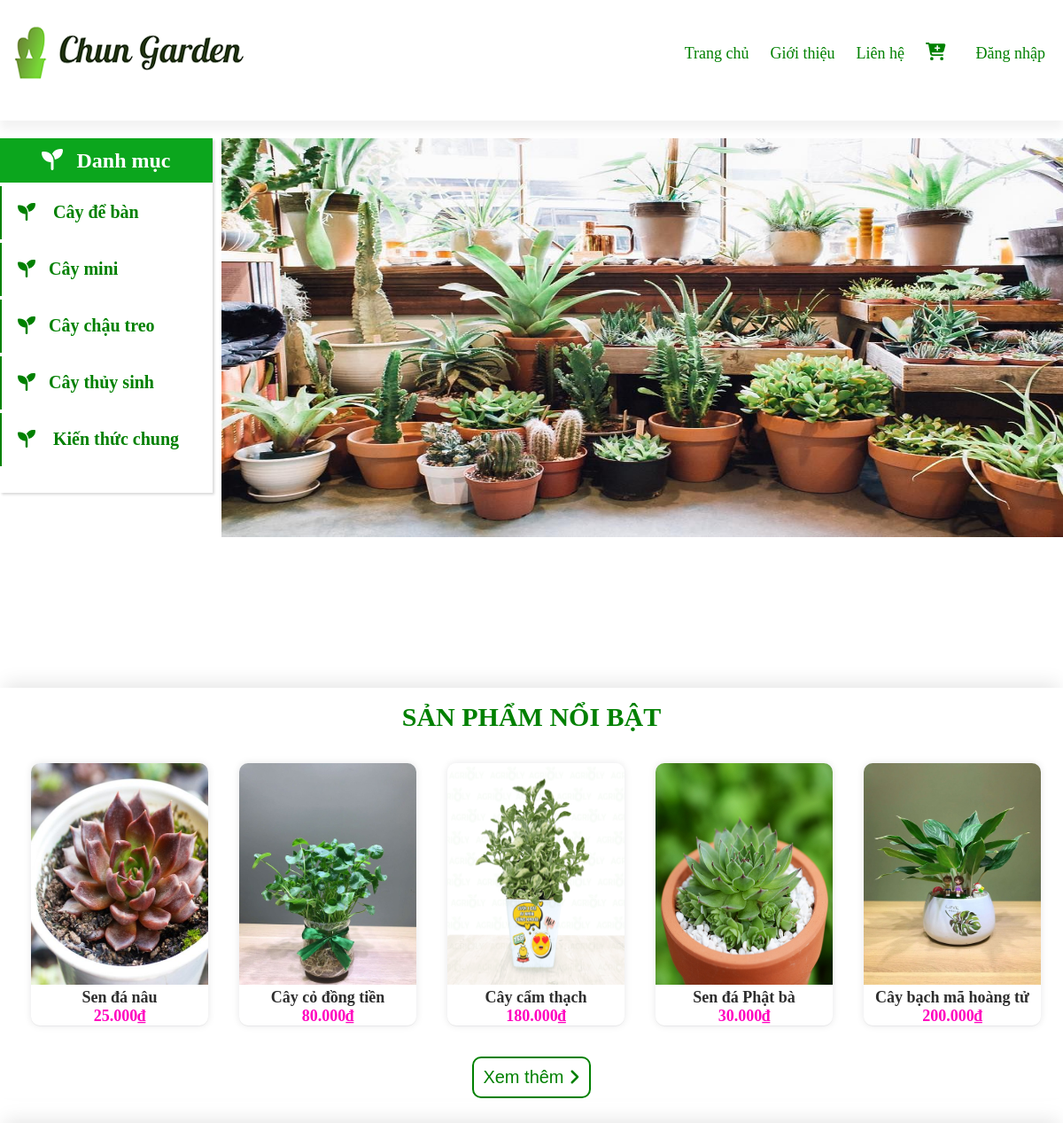
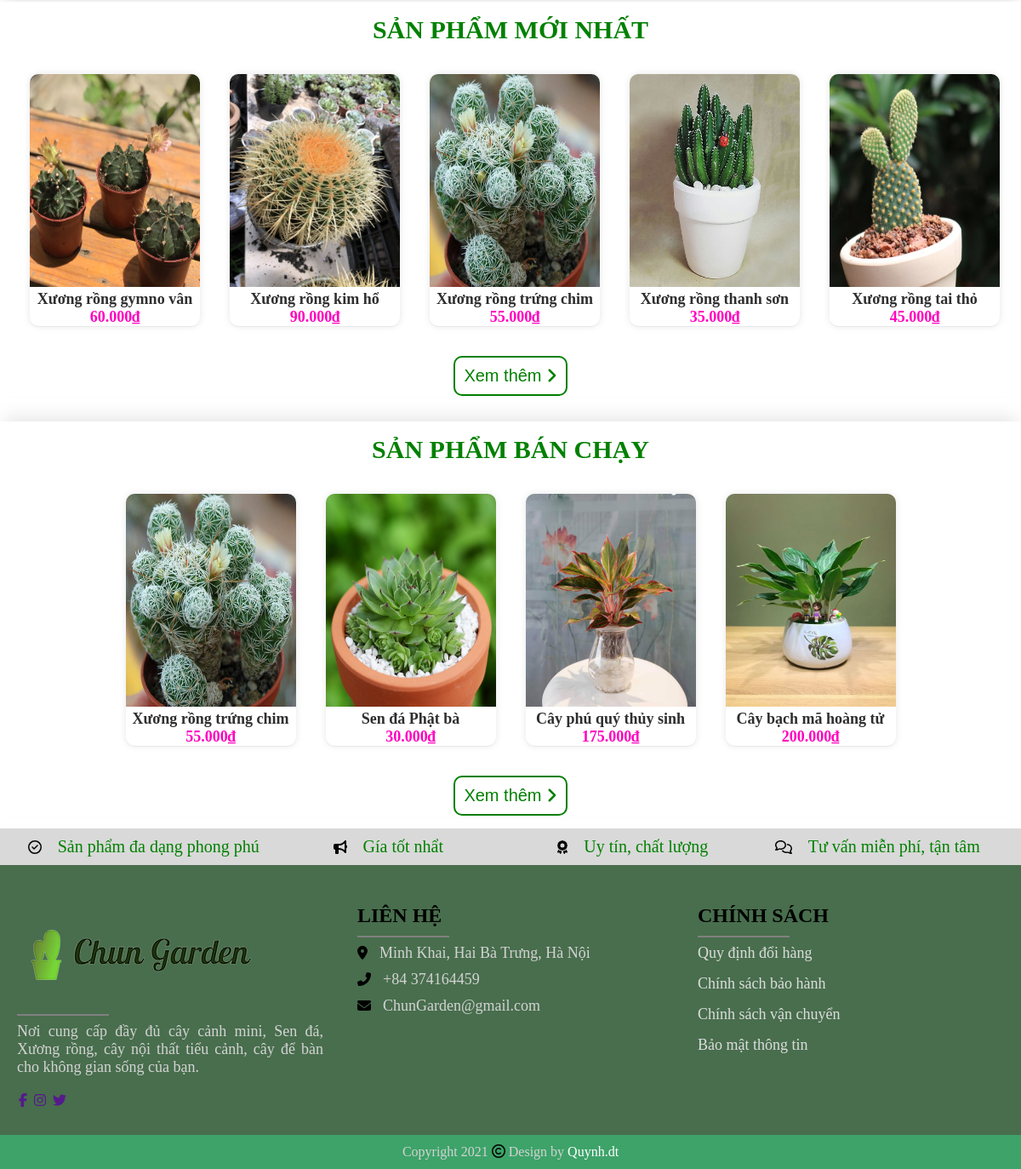
/customer/index.php, run on the app's committed database (2 pictures, top to bottom).
### tables this page shows
CREATE TABLE `product` (
  `id_Product` int(11) NOT NULL,
  `Name` varchar(50) NOT NULL,
  `Price` float NOT NULL,
  `image` varchar(255) NOT NULL,
  `Description` text NOT NULL,
  `Status` tinyint(1) NOT NULL,
  `id_Categorize` int(11) NOT NULL,
  `view` bigint(20) NOT NULL
);

### customer/modules/home/home.php (the view, shortened to what this page needs)
<?php
require_once ('layout/headerCus.php');
?>
<?php
$sql_noibat="SELECT id_Product, Name,Price,image FROM Product ORDER BY view DESC LIMIT 5 ";
$result_noibat=mysqli_query($conn,$sql_noibat);
$sql_moinhat="SELECT id_Product, Name,Price,image FROM Product ORDER BY id_Product DESC LIMIT 5 ";
$result_moinhat=mysqli_query($conn,$sql_moinhat);
$sql_banchay="SELECT DISTINCT product.id_Product,product.Name ,product.Price,product.image, invoice_detail.Quantity FROM Product join invoice_detail ON invoice_detail.id_Product=product.id_Product ORDER BY quantity DESC LIMIT 5 ";
$result_ban=mysqli_query($conn,$sql_banchay);
?>
<link rel="stylesheet" type="text/css" href="css/style.css">
<div class="banner">
  <img src="layout/img/banner-3.jpg" alt="banner" width="100%" height="450px">
</div>
</div>
  <div class="box">
  	<h2>SẢN PHẨM NỔI BẬT</h2>
    <table>
      <?php
        $total=mysqli_num_rows($result_noibat);
        $count=0;
        $n=5;
        while($count != $total){
          echo "<tr>";
            while ($row=mysqli_fetch_assoc($result_noibat)) {
              $count++;
              $id=$row['id_Product'];
              echo "<td class='item'>";
                echo "<a href='index.php?module=product&action=view&id=$id'>";
                  $url=$row['image'];
                  echo "<img src='$url' width='200px'>";
                  echo "<br><b>".$row['Name']."</b><br>";
                 $price =$row['Price'];
                  $pricer=number_format("$price",0,",",".");
                            echo "<b class='gia'>".$pricer."₫</b>";
                echo "</a>";
              echo "</td>";
              if($count %$n==0) break;
            }
          echo "</tr>";
        }
      ?>
    </table>
    <div class="view_more">
       <a href="index.php?module=product&action=product" > <button> Xem thêm <i class="fas fa-angle-right"></button></i></a>
    </div>
  </div>
    <div class="box">
    <h2>SẢN PHẨM MỚI NHẤT</h2>
    <table >
      <?php
        $total=mysqli_num_rows($result_moinhat);
        $count=0;
        $n=5;
        while($count != $total){
          echo "<tr>";
            while ($row=mysqli_fetch_assoc($result_moinhat)) {
              $count++;
              $id=$row['id_Product'];
              echo "<td class='item'>";
                echo "<a href='index.php?module=product&action=view&id=$id'>";
                  $url=$row['image'];
                  echo "<img src='$url' width='200px'>";
                  echo "<br><b>".$row['Name']."</b><br>";
                 $price =$row['Price'];
                  $pricer=number_format("$price",0,",",".");
                            echo "<b class='gia'>".$pricer."₫</b>";
                echo "</a>";
              echo "</td>";
              if($count %$n==0) break;
            }
          echo "</tr>";
        }
      ?>
    </table>
    <div class="view_more">
      <a href="index.php?module=product&action=product" >
        <button> Xem thêm <i class="fas fa-angle-right"></button></i>
      </a>
    </div>
  </div>
  <div class="box">
    <div class="produce">
      <h2>SẢN PHẨM BÁN CHẠY</h2>
    <table >
      <?php
        $total=mysqli_num_rows($result_ban);
        $count=0;
        while($count != $total){
          echo "<tr>";
            while ($row=mysqli_fetch_assoc($result_ban)) {
              $count++;
              $id=$row['id_Product'];
              echo "<td class='item'>";
                echo "<a href='index.php?module=product&action=view&id=$id'>";
                  $url=$row['image'];
                  echo "<img src='$url' width='200px'>";
                  echo "<br><b>".$row['Name']."</b><br>";
                 $price =$row['Price'];
                  $pricer=number_format("$price",0,",",".");
                            echo "<b class='gia'>".$pricer."₫</b>";
                echo "</a>";
              echo "</td>";
            }
          echo "</tr>";
        }
      ?>
    </table>
    <div class="view_more">
       <a href="index.php?module=product&action=product" >
        <button> Xem thêm <i class="fas fa-angle-right"></button></i>
       </a>
    </div>
  </div>
<?php
require_once ('layout/footerCus.php');
?>

### customer/index.php (shortened to what this page needs)
<?php
$module = $action = "";
if ($module == "" || $action =="") {
	$module = "home";
	$action ="home";
}
$path ="modules/$module/$action.php";
if(file_exists($path)==true){
	require_once ($path);
}
else{
	$path = "modules/common/error.php";
	require_once($path);
}
?>

### customer/layout/headerCus.php (shortened to what this page needs)
<!DOCTYPE html>
<html>
<head>
	<link rel="stylesheet" type="text/css" href="layout/style.css">
</head>
<body>
	<div class="container">
		<div class="header">
			<div class="navbar">
				<div class="logo">
					<img src="layout/img/logo04.png" alt="Logo">
				</div>
				<nav>
					<ul>
						<li>
							<a href="index.php?module=home&action=home">Trang chủ</a>
						</li>
						<li>
							<a href="index.php?module=home&action=aboutUs"> Giới thiệu</a>
						</li>
						<li>
							<a href="index.php?module=home&action=contact"> Liên hệ</a>
						</li>
						<li>
							<a href="index.php?module=invoice&action=cart"><i class="fas fa-cart-plus" style="font-size: 20px;"></i>
							</a>
						</li>
						<li id="cus">
							<?php
							if(isset($_SESSION['id_Cus'])){
								echo "<a href='index.php?module=common&action=setting'>";
								if(!isset($_SESSION['avt'])){
									$id=$_SESSION['id_Cus'];
									$query=(mysqli_query($conn,"SELECT Avatar FROM customer WHERE id_Customer='$id'"));
									$row=mysqli_fetch_assoc($query);
									$anh=$row['Avatar'];
									echo "<img src='$anh' class='avt' >";
								}
								else {
									$anh=$_SESSION['avt'];
									echo "<img src='$anh'  class='avt' >";
								}
								echo "<p>".$_SESSION['signup']."<i class='fas fa-angle-down'> </i>";
								echo "<div class='dropdown'>";
								echo"<ul class='dropdown'>
											<li><a href=''><i class='fas fa-user'></i>Tài khoản</a></li>
											<li><a href=''><i class='fas fa-sliders-h'></i> Cài đặt</a></li>
											<li><a href=''><i class='fas fa-sign-out-alt'></i>Đăng xuất</a></li>
										</ul>";
								echo "</p>";
								echo "</a>";
							}
							else{
							echo  "<div class='dn' >";
								echo "<a href='index.php?module=common&action=login'>Đăng nhập</a>";
							echo "</div";
							}
							?>
						</li>
					</ul>
				</nav>
			</div>
		</div>
		<div class="menu">
			<ul>
				<h2><a href="index.php?module=product&action=product"><i class="fas fa-seedling"></i>Danh mục</a></h2>
				<li><a href="index.php?module=product&action=list_Caydeban"><i class="fas fa-seedling"></i> Cây để bàn</a></li>
				<li><a href="index.php?module=product&action=list_Caymini"><i class="fas fa-seedling"></i>Cây mini</a></li>
				<li><a href="index.php?module=product&action=list_Caychautreo"><i class="fas fa-seedling"></i>Cây chậu treo</a></li>
				<li><a href="index.php?module=product&action=list_Caythuysinh"><i class="fas fa-seedling"></i>Cây thủy sinh</a>
				</li>
				<li><a href="index.php?module=post&action=list"><i class="fas fa-seedling"></i> Kiến thức chung</a>
			</ul>
		</div>
		<div class="content">

### customer/layout/footerCus.php
		</div>
		<footer>
		<div class="ft-qc">
			<div class="header_content">
				<div class="icon">
					<span class="far fa-check-circle"></span>
					<span class="txt"> Sản phẩm đa dạng phong phú</span>
				</div>
				<div class="icon">
					<span class="fa fa-bullhorn"></span>
					<span class="txt">Gía tốt nhẩt</span>
				</div>
				<div class="icon">
					<span class="fas fa-award"></span>
					<span class="txt">Uy tín, chất lượng </span>
				</div>
				<div class="icon">
					<span ><i class="far fa-comments"></i></span>
					<span class="txt">Tư vấn miễn phí, tận tâm </span>
				</div>
			</div>
		</div>
		<div class="main_content">
			<div class="left boxx">
				<img src="layout/img/logo04.png" alt="Chun Garden" >
				<div class="content_box">
					<p> Nơi cung cấp đầy đủ cây cảnh mini, Sen đá, Xương rồng, cây nội thất tiểu cảnh, cây để bàn cho không gian sống của bạn.</p>
					<div class="social">
					<a href=""><span class="fab fa-facebook-f"></span></a>
					<a href=""><span class="fab fa-instagram"></span></a>
					<a href=""><span class="fab fa-twitter"></span></a>
					</div>
				</div>
			</div>
			<div class="center boxx">
				<h2>Liên hệ</h2>
				<div class="content_box">
					<div class="place">
						<span class="fas fa-map-marker-alt"></span>
						<span class="text">Minh Khai, Hai Bà Trưng, Hà Nội </span>
					</div>
					<div class="phone">
						<span class="fas fa-phone-alt"></span>
						<span class="text">+84 374164459</span>
					</div>
					<div class="email">
						<span class="fas fa-envelope"></span>
						<span class="text">ChunGarden@gmail.com</span>
					</div>
				</div>
			</div>
			<div class="right boxx">
				<h2>Chính sách</h2>
				<div class="content_box">
					<ul>
						<li>
							<a ><span>Quy định đổi hàng</span></a>
						</li>
					</ul>
					<ul>
						<li>
							<a ><span>Chính sách bảo hành</span></a>
						</li>
					</ul>
					<ul>
						<li>
							<a ><span>Chính sách vận chuyển</span></a>
						</li>
					</ul>
					<ul>
						<li>
							<a><span>Bảo mật thông tin</span></a>
						</li>
					</ul>
				</div>
			</div>
		</div>
		<div class="bottom">
			<center>
				<span class="credit">Copyright 2021 </span>
				<span class="far fa-copyright"></span>
				<span>Design by <a href="">Quynh.dt</a></span>
			</center>
		</div>
		</footer>
</body>
</html>

### customer/layout/style.css (style rules this page uses)
* { padding: 0; margin: auto; box-sizing:border-box; border-collapse: collapse; }
.container { width: 1200px; overflow: hidden; margin: auto; background-color: white; }
.header { width: 100%; height: 17vh; border-bottom: 1px solid rgba(255,255,255,0.2); box-shadow: 0px 10px 10px rgba(0,0,0,0.05); }
.navbar { display: flex; align-items: center; }
nav { flex: 1; text-align: right; position: relative; }
nav ul { display: inline-block; list-style-type: none; text-decoration: none; }
nav ul li { display: inline-block; margin-right: 20px; }
.navbar a { text-decoration:none; color: green; font-size: 18px; }
.dn a { padding-left: 10px; }
.menu { width: 20%; height: 400px; float:left; margin-top: 20px; position: relative; box-shadow: rgba(0, 0, 0, 0.15) 1.95px 1.95px 2.6px; }
.menu ul { position: relative; }
.menu ul li { position: relative; left:0; color:#999; list-style: none; margin: 4px 0; border-left: 2px solid green; transition: 0.5s; cursor: pointer; height: 60px; }
.menu ul li::before { content: ''; position: absolute; width: 90%; height: 100%; background: lightgreen; transform: scaleX(0); transition: 0.5s; transform-origin: left; }
.menu ul li a { position: relative; padding:18px; display: inline-block; z-index: 1; transition: 0.5s; text-decoration: none; color: green; font-size: 20px; font-weight: bold; }
.menu ul h2 { display: flex; height: 50px; background: #0BA61D; }
.menu ul h2 a { text-align: center; text-decoration: none; color: white; }
.menu .fa-seedling { margin-right: 15px; }
.content { float:left; padding-left: 10px; width: 80%; margin-top: 30px; min-height: 80vh; overflow: hidden; margin: auto; text-align: center; }
.banner { width: 100%; }
.banner img { width: 100%; height: 450px; margin-top: 20px; }
.box { border-top: 1px solid rgba(255,255,255,0.2); box-shadow: 0px -10px 20px -5px rgba(0,0,0,0.1); clear: both; margin-top: 30px; text-align: center; }
.box h2 { margin-top: 15px; color: green; font-size: 30px; font-weight: 600; }
.box a { text-decoration-line: none; }
.box table { border-collapse: separate; border-spacing: 35px; }
.box table .item { text-align: center; box-shadow: rgba(17, 17, 26, 0.05) 0px 1px 0px, rgba(17, 17, 26, 0.1) 0px 0px 8px; border-radius: 10px; object-fit: cover; overflow: hidden; }
.item img { height: 250px; width: 200px; margin-top: 0; }
.box table td { width: 200px; height: 296px; }
.item { position: relative; }
.item b { font-size: 18px; text-align: center; color: #2E2E2E; }
.item .gia { color: #FF00BF; text-align: center; }
.view_more a button { font-size: 20px; padding:10px; border-radius: 10px; outline: none; border:2px solid green; background-color: white; transition: 0.3s; }
.view_more button { color: green; }
footer { position: relative; height: auto; width: 100%; background: #486E4D; clear: both; flex-direction: row; justify-content: space-between; flex-wrap: wrap; margin-top: 0; }
.main_content { display: flex; height: auto; }
.main_content .boxx { flex-basis: 50%; padding: 10px 20px; }
.boxx h2 { font-size: 24px; font-weight: 600; text-transform: uppercase; }
.boxx .content_box { margin: 20px 0 0 0; position: relative; }
.boxx .content_box:before { position: absolute; top: -10px; content: ''; height: 2px; width: 30%; background: grey; }
.left { margin:21px 0px; }
.center { margin: 21px 0px; }
.right { margin: 21px 0px; }
.left .content_box p { text-align: justify; font-size: 18px; font-weight: 500; color: lightgrey }
.left .content_box .social { margin: 20px 0 0 0; }
.left .content_box .social a { padding: 0 2px; }
.center .content_box .text { font-size: 18px; font-weight: 500; padding-left: 10px; color: lightgrey; }
.center .content_box .phone { margin: 10px 0; }
.right .content_box li { list-style-type: none; margin-top:15px; }
.right .content_box a { text-decoration: none; color:#ddd; font-size: 18px; font-weight: 500; }
.bottom { height: 40px; display: flex; padding: 5px; font-size: 16px; background:#3DA369; }
.bottom span { color: lightgray; }
.bottom a { color: #fff; text-decoration: none; }
.ft-qc { width: 100%; background-color: #d9d9d9; }
.header_content { display: flex; padding: 10px; flex-basis: 50%; text-align: center; margin:15px; }
.icon { width: 300px; }
.icon .txt { padding-left: 15px; font-size: 20px; color: green; }

### data on the page
product: image (picture), Name "Sen đá nâu", Price "25.000"
product: image (picture), Name "Cây cỏ đồng tiền", Price "80.000"
product: image (picture), Name "Cây cẩm thạch", Price "180.000"
product: image (picture), Name "Sen đá Phật bà", Price "30.000"
product: image (picture), Name "Cây bạch mã hoàng tử", Price "200.000"
product: image (picture), Name "Xương rồng gymno vân", Price "60.000"
product: image (picture), Name "Xương rồng kim hổ", Price "90.000"
product: image (picture), Name "Xương rồng trứng chim", Price "55.000"
product: image (picture), Name "Xương rồng thanh sơn", Price "35.000"
product: image (picture), Name "Xương rồng tai thỏ", Price "45.000"
product: image (picture), Name "Cây phú quý thủy sinh", Price "175.000"
